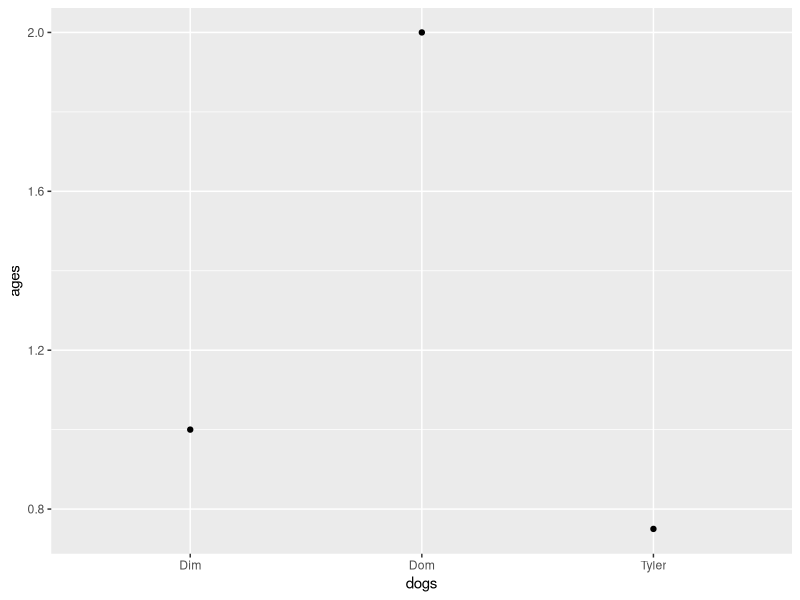

R code for this plot:
#Creating Variables
a = 1+4
a <- 10 #declaring a variable
A <- 89 #R is sensitive for capital char
a
A
A+A
a+a
A+a
#with numbers
mynumeric <- 0.2 #always use . for decimal numbers
mynumeric <- 10
#with logical
mylogical <- TRUE
mylogicalF <- FALSE
#with character
mycharacter <- "my story" #single quote also works for char
mycharacter1 <- 'my story' #dont use double quotes inside of double quotes, R believes u want to break it


#Creating Factors --> Data type
myfactos <- as.factor("female") #for statistics or her glutes


#Creating Vectors --> Various datas
vec1 <- c(1,2,3,4,5) #numeric data are vectos of lenght 1
vec2 <- c(T, F, T, T, T) #logic vector
vec3 <- c("1", "34", "marina", "statgen", "p") #character vector
vec4 <- as.factor(c("female", "male", "male", "female", "male"))
vec5 <- c(1, T, "m")
vec5 # when running, it turns to char
vec6 <- c(1, T, F)
vec6 #when running it turns to numeric
vec7 <- c(1, 34, 35, 256, 235, 234, 134, 6789)


#Creating Lists --> you can put lists on lists, numbers, vectors...
list(vec1, vec2, vec3)
mylist <- list(vec1, vec2, vec3, 20, list(vec1, vec2, vec3), mean)


#Creating Data frames --> lists with vector with same lenght
data.frame(vec1, vec2, vec3)
data.frame(vec1, vec2)
data.frame(vec2, vec3) #it is possible to name columns doing data.frame(a=vec1)
data.frame(a=vec1, b=vec2)
data.frame(dogs=c("Dom", "Dim", "Tyler"), ages=c(2, 1, 0.75)) #u can crate the vectors inside the data frame
df <- data.frame(vec1, vec2, vec3) #saving data frames
dfdogs <- data.frame(dogs=c("Dom", "Dim", "Tyler"), ages=c(2, 1, 0.75))
View(dfdogs) #show data frame


#Creating a MATRIX
matrix(vec7, 4,2) #matrices are created indicating a vector, the number of lines and after the numbers of columns, those need to be multiples of the vector size
mymatrix <- matrix(vec7, 4,2) #the view shows that R saves the matrix following the order of the vector, by first column till reaches the number of lines, then passes for the second column


#Indexing 
#--> R starts indexing in 1, != from C, that starts at 0, all vectors can be indexed
vec2[1]
vec2
1:6 #creat vector from 1 to 6
vec2[-2] #every element besides the second one
vec2[1:5] #shows all of the elements till 5
vec3[c(F, F, F, T, F)] #shows only the true one
#indexing lists use [[]], you can give names for it
mylist
mylist[[3]] #double braquets
mylist2 <- list("vector one" = vec1, 
                "vector two" = vec2, vec3, 20, list(vec1, vec2, vec3), mean)
mylist2 #list with names
names(mylist2)
#mylist2$... :use it to filter the lists in the console

#indexing data frames 
dfdogs
df$vec1
dfdogs$ages
df[[1]]
dfdogs[[1]] #asking for columns
dfdogs[[2]][3] #asking for a specifc position inside the column
dfdogs [[1]][1:2]
dfdogs [[1,2]] #first roll second columns
dfdogs [1,] #first roll
dfdogs [c(1,3),] #creating a vector to acess 2 or more rolls

#indexing matrices
mymatrix #use what come from when you call the matrix to the console
mymatrix[,2]


#FUNCTIONS
newSum <- function(value1, value2) {
  results<- value1+value2
  return(results)
}
newSum(10,20)

newDiv <- function(value1, value2) {
  results<- value1/value2
  return(results)
}
newDiv(10,20) #all arguments must me separated by commas
newDiv(value2 = 10, value1 = 20)
newDiv

#PACKAGES --> CAN BE SUBMITED TO CRAN, server that keeps all the packages available to any user

install.packages("ggplot2")
library(ggplot2)
ggplot(dfdogs, aes(dogs, ages)) + geom_point()
?ggplot
  